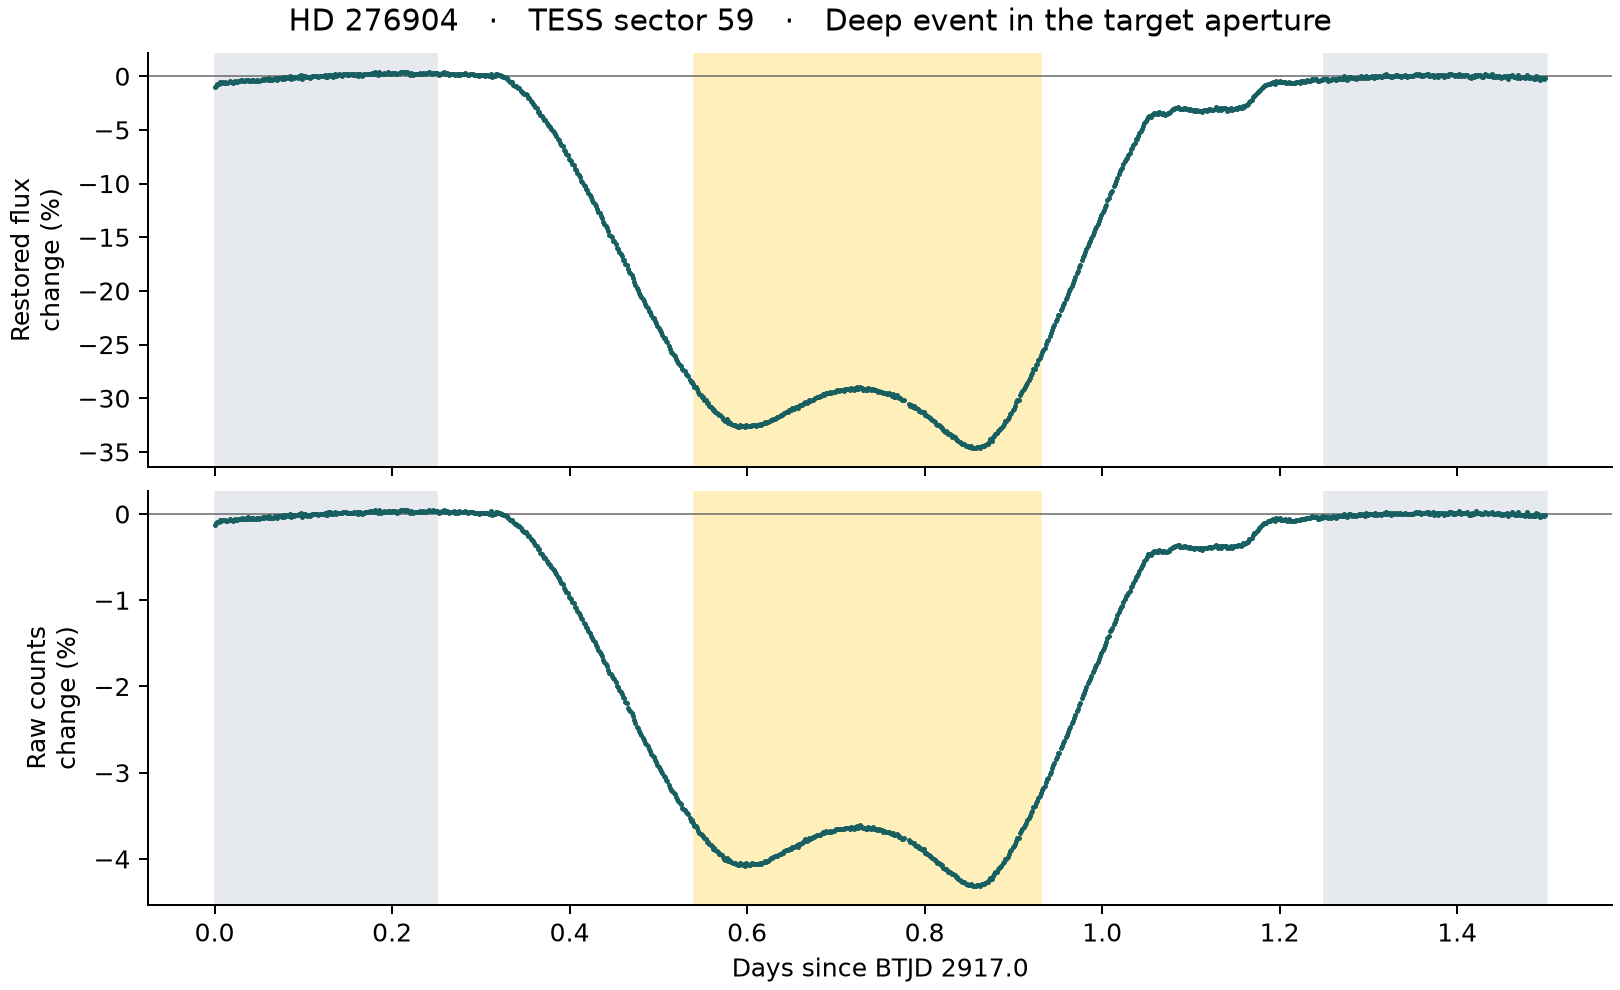

Reproduce this figure in Python.
"""Measure and plot the deep HD 276904 event before and after background subtraction."""
import hashlib
import json
from pathlib import Path

from astropy.io import fits
import matplotlib
matplotlib.use("Agg")
import matplotlib.pyplot as plt
import numpy as np

here = Path(__file__).resolve().parent
prior = json.loads((here / "evidence.json").read_bytes())
product = here / "tp.fits"
with product.open("rb") as stream:
    digest = hashlib.file_digest(stream, "sha256").hexdigest()
assert digest == prior["sha256"]["tp.fits"]
with fits.open(product) as hdus:
    assert (hdus[0].header["TICID"], hdus[0].header["SECTOR"]) == (187261476, 59)
    data = hdus[1].data
    aperture = (hdus["APERTURE"].data & 2) != 0
    t = data["TIME"].astype(float)
    keep = (data["QUALITY"] == 0) & np.isfinite(t)
    flux = data["FLUX"][:, aperture].sum(axis=1, dtype=float)
    sky = data["FLUX_BKG"][:, aperture].sum(axis=1, dtype=float)
    counts = data["RAW_CNTS"][:, aperture]
    raw = np.where(np.all(counts >= 0, axis=1), counts.sum(axis=1, dtype=float), np.nan)

windows = prior["deep_windows"]
def window(bounds):
    return keep & (t >= bounds[0]) & (t <= bounds[1])

core = window(windows["in"])
baseline = window(windows["out"][0]) | window(windows["out"][1])
shown = window([windows["out"][0][0], windows["out"][1][1]])
measurements = {}
fig, axes = plt.subplots(2, 1, sharex=True, figsize=(9, 5.5), layout="constrained")
fig.suptitle("HD 276904   ·   TESS sector 59   ·   Deep event in the target aperture")
for key, series in dict(subtracted=flux, restored=flux + sky, background=sky, raw=raw).items():
    before = np.nanmedian(series[baseline])
    during = np.nanmedian(series[core])
    measurements[key] = dict(baseline=before, event=during, change=during-before,
                             percent_change=100 * (during / before - 1))
    if key in ("restored", "raw"):
        ax = axes[int(key == "raw")]
        delta = 100 * (series / before - 1)
        ax.plot(t[shown] - 2917, delta[shown], ".", ms=2, color="#185f61")
        ax.set_ylabel("Restored flux\nchange (%)" if key == "restored" else "Raw counts\nchange (%)")
        for lo, hi in windows["out"]:
            ax.axvspan(lo-2917, hi-2917, color="#e6e9ed", zorder=0)
        ax.axvspan(windows["in"][0]-2917, windows["in"][1]-2917, color="#ffefbb", zorder=0)
        ax.axhline(0, color=".4", lw=.6, zorder=0)
        ax.spines[["right", "top"]].set_visible(False)
axes[-1].set_xlabel("Days since BTJD 2917.0")
fig.savefig(here / "background.png", dpi=180)
result = dict(sha256=digest, aperture_pixels=int(aperture.sum()), windows_btjd=windows,
              core_cadences=int(core.sum()), baseline_cadences=int(baseline.sum()),
              measurements=measurements)
(here / "background.json").write_text(json.dumps(result, indent=2) + "\n", encoding="utf8")
